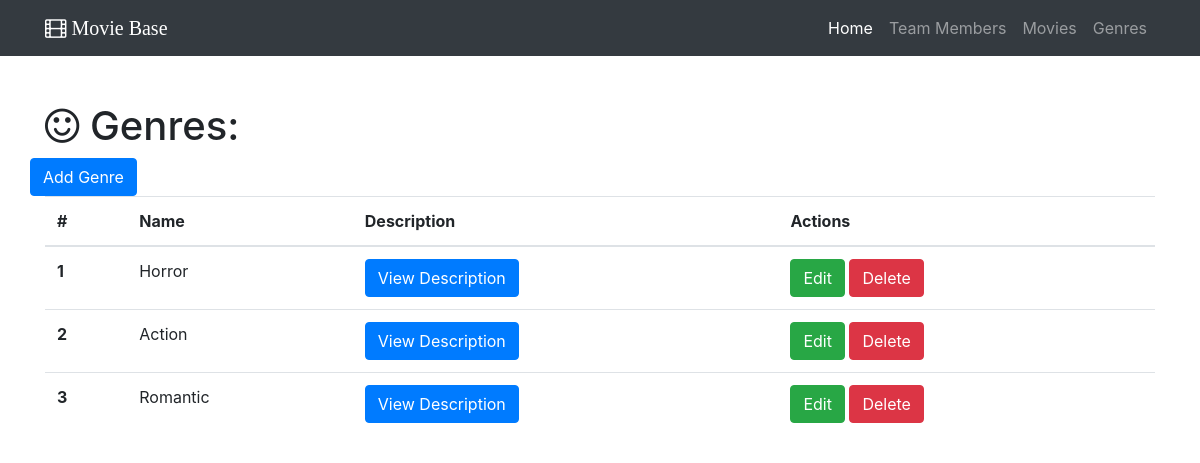
Page /genres on the earlier database version.
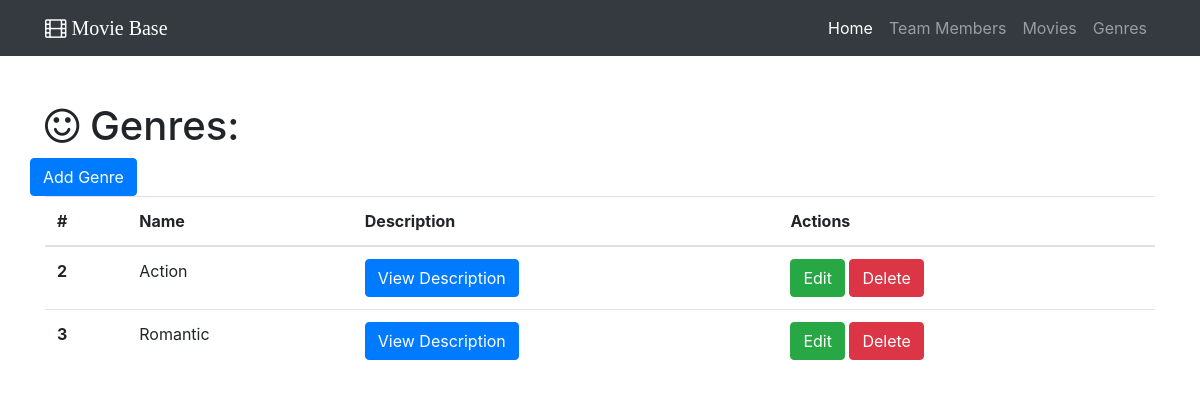
Same page on the later database version.
### base.py (models this page shows)
class Genre(db.Model):
    __tablename__ = 'genres'
    id = db.Column(db.Integer, primary_key=True)
    name = db.Column(db.String(64))
    description = db.Column(db.Text)
    movies = db.relationship('Movie', backref='genre',cascade="delete")##back reference at the many side, unique in ORM

### base.py (the view)
@app.route('/genres')
def show_all_genres():
    genres = Genre.query.all()
    return render_template('genre-all.html', genres=genres)

### templates/genre-all.html (shortened to what this page needs)
{% extends "home-base.html"%}
{% block page_content%}
  <div class="container">
    <h1 class="mt-5"><i class="fa fa-smile-o" aria-hidden="true"></i> Genres:</h1>
    <div class="row bottom-margin">
      <a href="/genre/add" class="btn btn-primary" role="button" aria-disabled="true">Add Genre</a>
    </div>
    {% if genres %}
      <table class="table">
        <thead>
          <tr>
            <th>#</th>
            <th>Name</th>
            <th>Description</th>
            <th>Actions</th>
          </tr>
        </thead>
        <tbody>
          {% for genre in genres %}
          <tr>
              <th scope="row">{{genre.id}}</th>
              <td>{{genre.name}}</td>
              <td>
                <button type="button" class="btn btn-primary" data-toggle="modal" data-target="#{{genre.id}}">
                  View Description
                </button>
              </td>
              <td>
                <a href="/genre/edit/{{genre.id}}" class="btn btn-success" role="button">Edit</a>
                <a href="/genre/delete/{{genre.id}}" class="btn btn-danger" role="button">Delete</a>
              </td>
          </tr>
          {% endfor%}
        </tbody>
      </table>
    {% else %}
      <h3>there are no genres in the database yet.</h3>
    {% endif %}
  </div>
{% endblock%}

Differences in the rows shown:
removed Genre: id "1", name "Horror"
